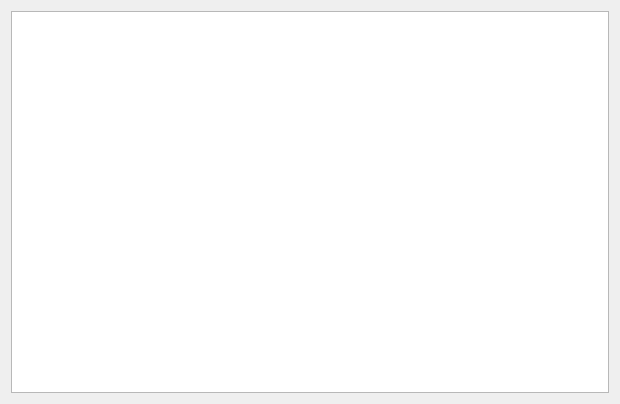
<?xml version="1.0" encoding="UTF-8"?>
<ui version="4.0">
 <class>SupplierWidget</class>
 <widget class="QWidget" name="SupplierWidget">
  <property name="geometry">
   <rect>
    <x>0</x>
    <y>0</y>
    <width>620</width>
    <height>404</height>
   </rect>
  </property>
  <property name="windowTitle">
   <string>Suppliers</string>
  </property>
  <layout class="QHBoxLayout" name="horizontalLayout">
   <item>
    <widget class="QTableView" name="tableView">
     <property name="alternatingRowColors">
      <bool>true</bool>
     </property>
     <attribute name="horizontalHeaderVisible">
      <bool>true</bool>
     </attribute>
     <attribute name="verticalHeaderVisible">
      <bool>false</bool>
     </attribute>
    </widget>
   </item>
  </layout>
 </widget>
 <resources/>
 <connections/>
</ui>
